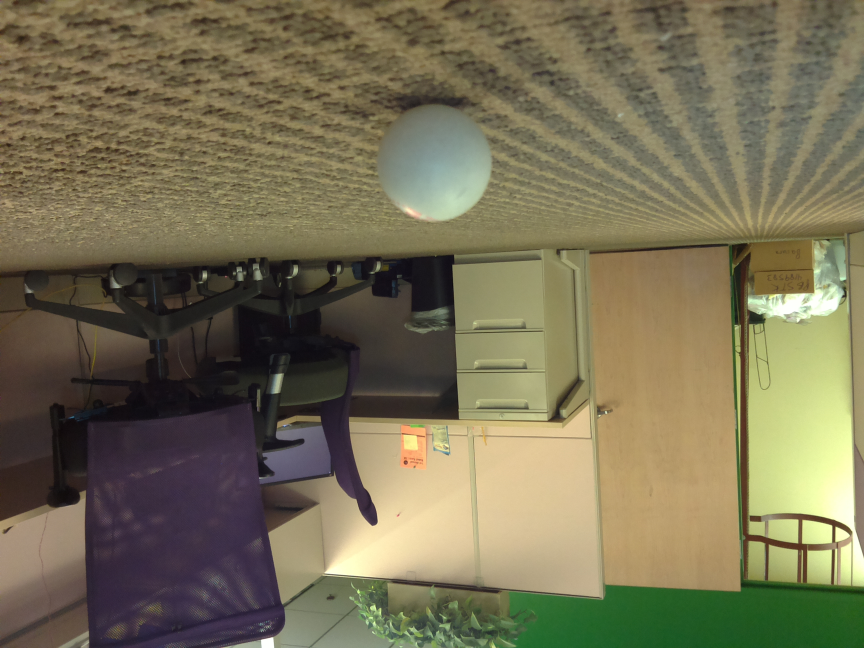
//> input picture SamplePictures/OneFootWhite.jpg, 2592 x 1944 px (shown at 1/3 size)
$ ./houghcirclesx2 SamplePictures/OneFootWhite.jpg   (built with g++ and OpenCV 4)
//> lines starting //> are read from the running program, lines starting //| are printed output that depends on the picture
//http://docs.opencv.org/doc/tutorials/imgproc/imgtrans/hough_circle/hough_circle.html <<look through
//Taken from OpenCV samples
#include "opencv2/highgui/highgui.hpp"
#include "opencv2/imgproc/imgproc.hpp"
#include <iostream>

using namespace cv;
using namespace std;

static void help()
{
    cout << "\nThis program demonstrates circle finding with the Hough transform.\n"
            "Usage:\n"
            "./houghcircles <image_name>, Default is pic1.png\n" << endl;
}

int main(int argc, char** argv)
{
    const char* filename = argc >= 2 ? argv[1] : "board.jpg";

    Mat img = imread(filename, 0);
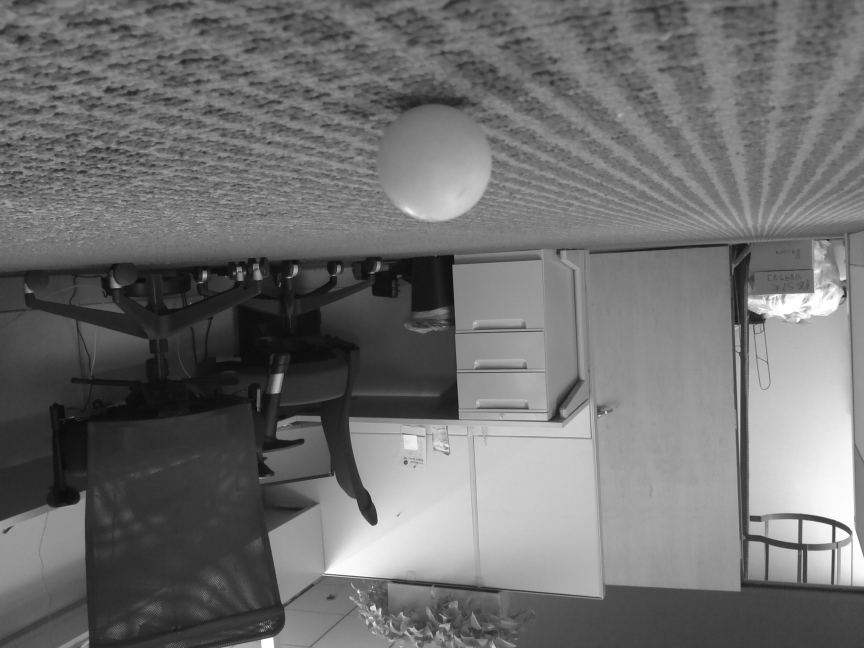
//> img: 1944 rows x 2592 cols, CV_8UC1 (shown at 1/3 size); min 2, max 255, mean 111.5
    if(img.empty())
    {
        help();
        cout << "can not open " << filename << endl;
        return -1;
    }

    Mat cimg;
    medianBlur(img, img, 5);
    cvtColor(img, cimg, COLOR_GRAY2BGR);

    vector<Vec3f> circles;
    HoughCircles(img, circles, CV_HOUGH_GRADIENT, 1, 10,
                 100, 30, 1, 90 // change the last two parameters
                                // (min_radius & max_radius) to detect larger circles
                 );
//> circles = 135 circles (x, y, radius), first 12: [132.5, 547.5, 71.8], [322.5, 558.5, 68.5], [339.5, 558.5, 59.7], [110.5, 607.5, 64], [62.5, 496.5, 64.1], [212.5, 520.5, 69.6], [157.5, 600.5, 56.4], [80.5, 512.5, 46.3], [113.5, 585.5, 46.3], [196.5, 591.5, 59.7], [198.5, 608.5, 46.3], [433.5, 587.5, 41.9]
    for( size_t i = 0; i < circles.size(); i++ )
    {
        Vec3i c = circles[i];
        circle( cimg, Point(c[0], c[1]), c[2], Scalar(0,0,255), 3, CV_AA);
        circle( cimg, Point(c[0], c[1]), 2, Scalar(0,255,0), 3, CV_AA);
    }
//> this loop made 135 passes
//> c on passes 1 to 12: [132, 548, 72], [322, 558, 68], [340, 558, 60], [110, 608, 64], [62, 496, 64], [212, 520, 70], [158, 600, 56], [80, 512, 46], [114, 586, 46], [196, 592, 60], [198, 608, 46], [434, 588, 42]
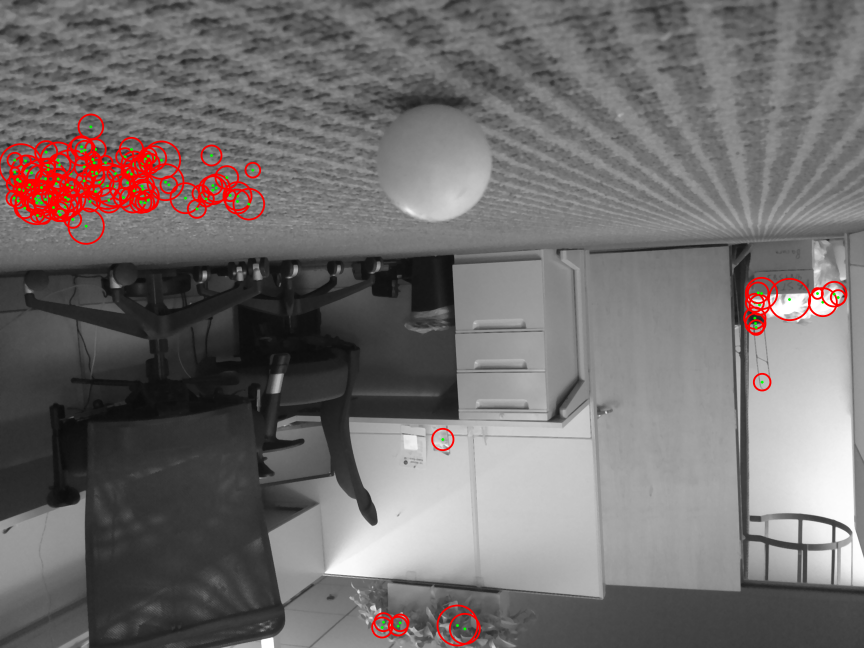
//> cimg: 1944 rows x 2592 cols, CV_8UC3 (shown at 1/3 size); mean B, G, R 108.9, 109.2, 114

	Size size(640, 480);
	Mat outputImg;
	resize(cimg, outputImg, size);
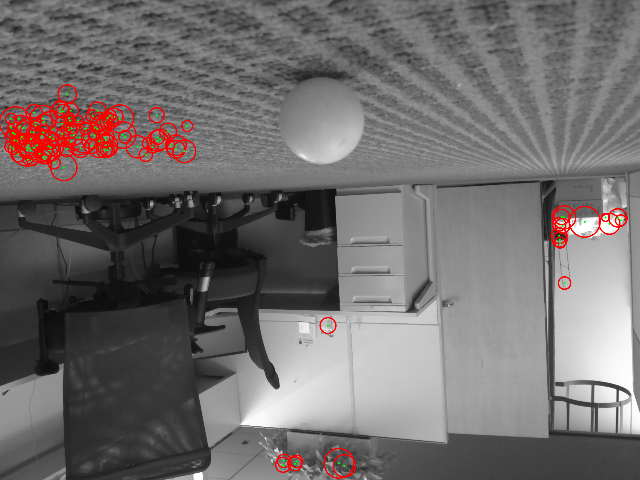
//> outputImg: 480 rows x 640 cols, CV_8UC3; mean B, G, R 108.8, 109.1, 113.9

    imshow("detected circles", outputImg);
    waitKey();

    return 0;
}

$ run again, on SamplePictures/ThreeFootWhite.jpg
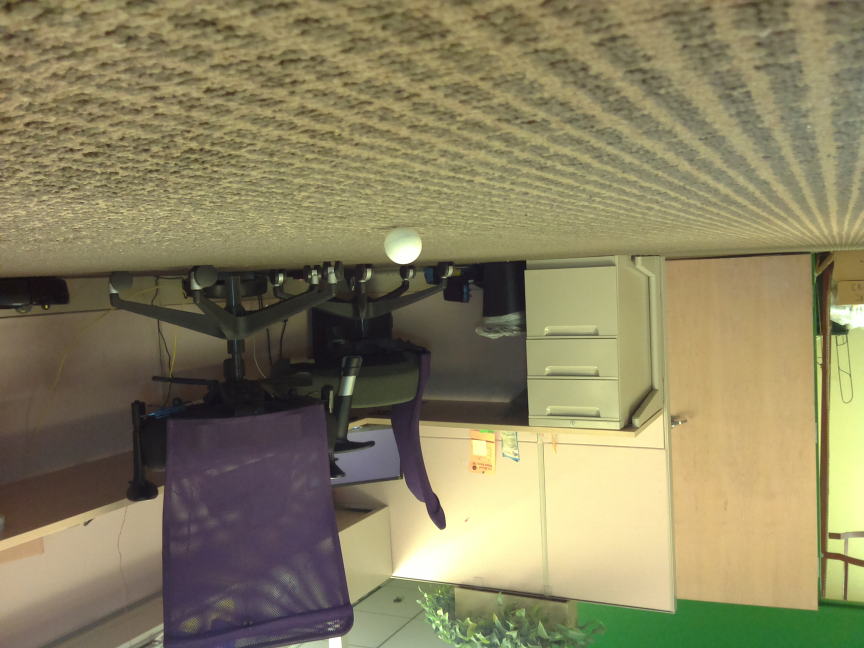
//> input picture SamplePictures/ThreeFootWhite.jpg, 2592 x 1944 px (shown at 1/3 size)
//> `Mat img = imread(filename, 0);`:
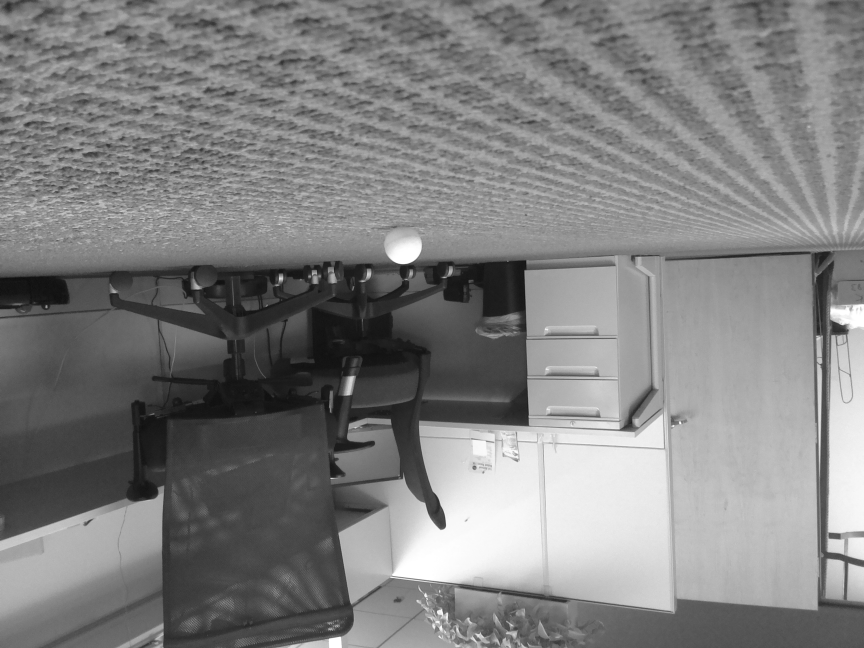
//> img: 1944 rows x 2592 cols, CV_8UC1 (shown at 1/3 size); min 7, max 255, mean 128.5
//> circles = 422 circles (x, y, radius), first 12: [1209.5, 736.5, 55.7], [78.5, 558.5, 76.2], [274.5, 574.5, 86.1], [114.5, 594.5, 80.6], [286.5, 591.5, 74], [348.5, 508.5, 83.9], [591.5, 604.5, 79.5], [100.5, 577.5, 72.9], [83.5, 598.5, 69.6], [80.5, 569.5, 64.1], [494.5, 518.5, 79.5], [651.5, 523.5, 64.1]
//> the loop `for( size_t i = 0; i < circles.size(); i++ )` made 422 passes
//> c on passes 1 to 3: [1210, 736, 56], [78, 558, 76], [274, 574, 86]
//> `resize(cimg, outputImg, size);`:
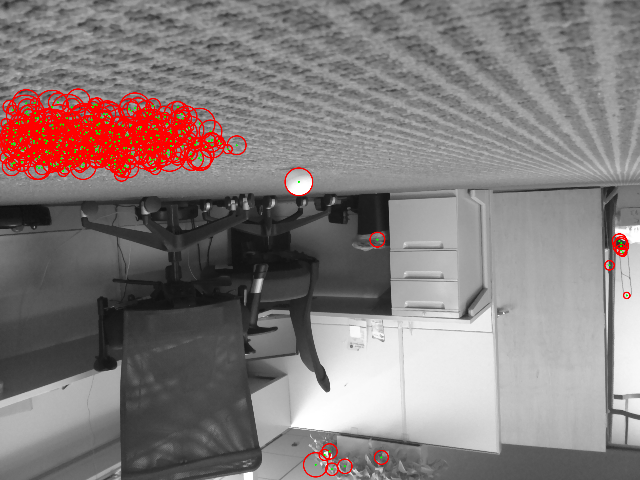
//> outputImg: 480 rows x 640 cols, CV_8UC3; mean B, G, R 122.4, 123.1, 132.8
